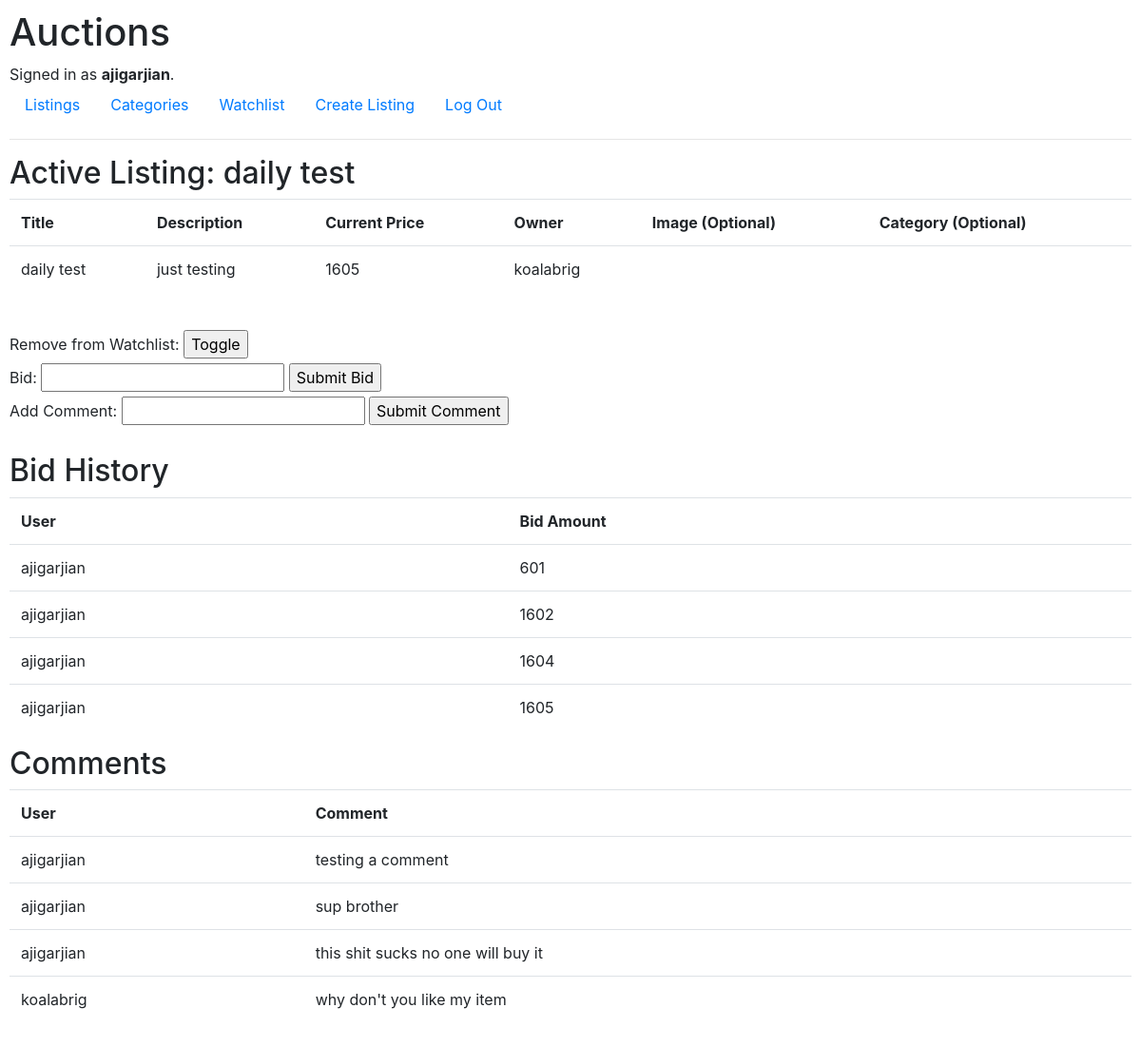
Screenshot of /listing/11 (signed in) with the database file from the repository.
### auctions/models.py (models this page shows)
class User(AbstractUser):
    pass

class Listing(models.Model):
    title = models.CharField(max_length=64)
    description = models.CharField(max_length=255)
    price = models.IntegerField()
    image = models.URLField(max_length=200, blank=True)
    category = models.CharField(max_length=255, blank=True)
    owner = models.ForeignKey(User, default="", on_delete=models.CASCADE, related_name="listingOwner", blank=False)
    active = models.BooleanField(default="True")

class Bid(models.Model):
    listing = models.ForeignKey(Listing, default="", on_delete=models.CASCADE, related_name="auctionItem")
    user = models.ForeignKey(User, default="", on_delete=models.CASCADE, related_name="biddingUser")
    bid = models.IntegerField()

class Comment(models.Model):
    listing = models.ForeignKey(Listing, default="", on_delete=models.CASCADE, related_name="commentItem")
    user = models.ForeignKey(User, default="", on_delete=models.CASCADE, related_name="commentingUser")
    comment = models.CharField(max_length=255)

### auctions/views.py (the view, shortened to what this page needs)
# urls.py: path("listing/<int:id>", views.listing, name="listing"),
def listing(request, id):
    listing = Listing.objects.get(id=id)
    return render(request, "auctions/listing.html", {
        "id": id,
        "listing": listing,
        "form": NewBidForm(),
        "comment_form": NewCommentForm(),
        "watchlist_form": WatchlistForm(),
        "watchlist_record": Watchlist.objects.filter(listing = listing, user = request.user).first(),
        "listing_bids": Bid.objects.filter(listing = listing),
        "listing_comments": Comment.objects.filter(listing = listing),
        "user": request.user
    })

### auctions/views.py
class NewBidForm(forms.Form):
    bid = forms.CharField(widget=forms.NumberInput, label="Bid")

class NewCommentForm(forms.Form):
    comment = forms.CharField(label="Add Comment")

### auctions/templates/auctions/listing.html (shortened to what this page needs)
{% extends "auctions/layout.html" %}
{% block body %}
    <h2>
        {% if listing.active == True %}
            Active Listing: {{listing.title}}
        {% else %}
            Closed Listing: {{listing.title}}
            {% if user == listing_bids.0.user %}
                | Congratulations, you've won the auction!
            {% endif %}
        {% endif %}
    </h2>
    <table class="table">
        <tr>
            <th>Title</th>
            <th>Description</th>
            <th>{% if listing.active == True %} Current {% else %} Winning {% endif %} Price</th>
            <th>Owner</th>
            <th>Image (Optional)</th>
            <th>Category (Optional)</th>
        </tr>
        <tr>
            <td>{{ listing.title }}</td>
            <td>{{ listing.description }}</td>
            <td>{{ listing.price }}</td>
            <td>{{ listing.owner }}</td>
            <td>
            </td>
            <td>{{ listing.category }}</td>
        </tr>
    </table>
    <br>
    <div>
        {% if user.is_authenticated %}
            {% if listing.active == True %}
                <form action="{%url 'listing' id %}" method="POST">
                    <label for="description">
                        {% if not watchlist_record %}
                            Add to Watchlist:
                        {% else %}
                            Remove from Watchlist:
                        {% endif %}
                    </label>
                    <input type="submit" value="Toggle" name="watchlistToggle">
                </form>
                {% if listing.owner != user %}
                    <form action="{% url 'listing' id %}" method="POST">
                        <label for="description"> Bid: </label>
                        {{ form.bid }}
                        <input type="submit" value="Submit Bid" name="bidSubmit">
                    </form>
                {% endif %}
            {% endif %}
            <div class="wrapper">
                <form action="{% url 'listing' id %}" method="POST" name="commentForm">
                    <div class="fieldWrapper">
                        <label for="title">Add Comment: </label>
                        {{ comment_form.comment }}
                        <input type="submit" value="Submit Comment" name="commentSubmit">
                    </div>
                </form>
            </div>
        {% endif %}
    </div>
    <br>
    <div id="container">
        <div class="column">
            <h2>Bid History</h2>
            <table class="table">
                <tr>
                    <th>User</th>
                    <th>Bid Amount</th>
                </tr>
                {% for bid in listing_bids %}
                <tr>
                    <td> {{ bid.user }}</td>
                    <td> {{ bid.bid }} </td>
                </tr>
                {% endfor %}
            </table>
        </div>
        <div class="column">
            <h2>Comments</h2>
            <table class="table">
                <tr>
                    <th>User</th>
                    <th>Comment</th>
                </tr>
                {% for comment in listing_comments %}
                <tr>
                    <td> {{ comment.user }}</td>
                    <td> {{ comment.comment }} </td>
                </tr>
                {% endfor %}
            </table>
        </div>
    </div>
{% endblock %}

### auctions/templates/auctions/layout.html (shortened to what this page needs)
{% load static %}
<!DOCTYPE html>
<html lang="en">
    <head>
        <link rel="stylesheet" href="https://stackpath.bootstrapcdn.com/bootstrap/4.4.1/css/bootstrap.min.css">
        <link href="{% static 'auctions/styles.css' %}" rel="stylesheet">
    </head>
    <body>
        <h1>Auctions</h1>
        <div>
            {% if user.is_authenticated %}
                Signed in as <strong>{{ user.username }}</strong>.
            {% else %}
                Not signed in.
            {% endif %}
        </div>
        <ul class="nav">
            <li class="nav-item">
                <a class="nav-link" href="{% url 'index' %}">Listings</a>
            </li>
            <li class="nav-item">
                <a class="nav-link" href="{% url 'category' %}">Categories</a>
            </li>
            {% if user.is_authenticated %}
                <li class="nav-item">
                    <a class="nav-link" href="{% url 'watchlist' %}">Watchlist</a>
                </li>
                <li class="nav-item">
                    <a class="nav-link" href="{% url 'create' %}">Create Listing</a>
                </li>
                <li class="nav-item">
                    <a class="nav-link" href="{% url 'logout' %}">Log Out</a>
                </li>
            {% endif %}
        </ul>
        <hr>
        {% block body %}
        {% endblock %}
    </body>
</html>

### auctions/static/auctions/styles.css (style rules this page uses)
body { padding: 10px; }

### rows the page displays
User: username "ajigarjian"
Listing: title "daily test", description "just testing", price "1605", owner "koalabrig"
Bid: user "ajigarjian", bid "601"
Bid: user "ajigarjian", bid "1602"
Bid: user "ajigarjian", bid "1604"
Bid: user "ajigarjian", bid "1605"
Comment: user "ajigarjian", comment "testing a comment"
Comment: user "ajigarjian", comment "sup brother"
Comment: user "ajigarjian", comment "this shit sucks no one will buy it"
Comment: user "koalabrig", comment "why don't you like my item"
